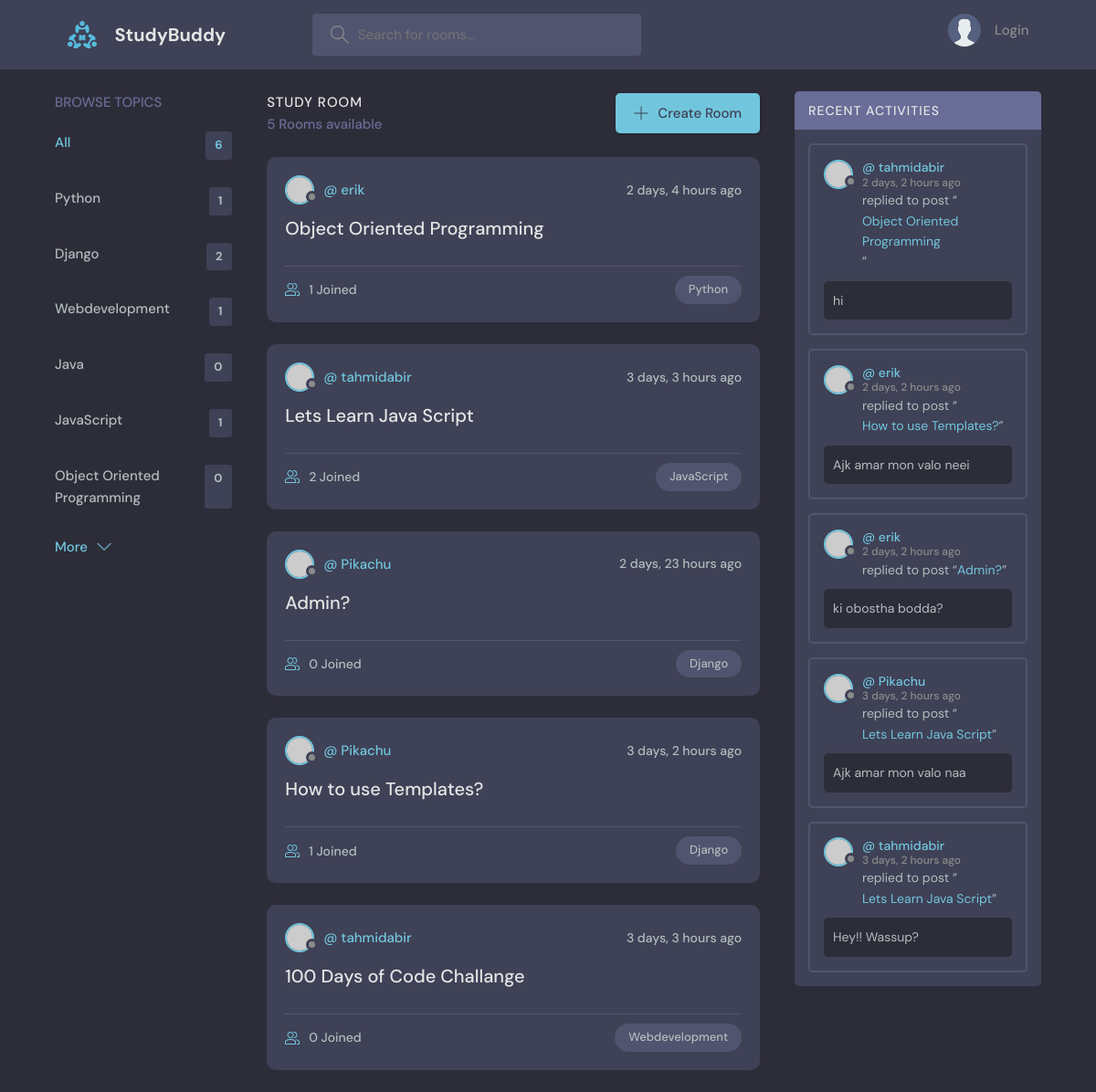
The app's page /, older data.
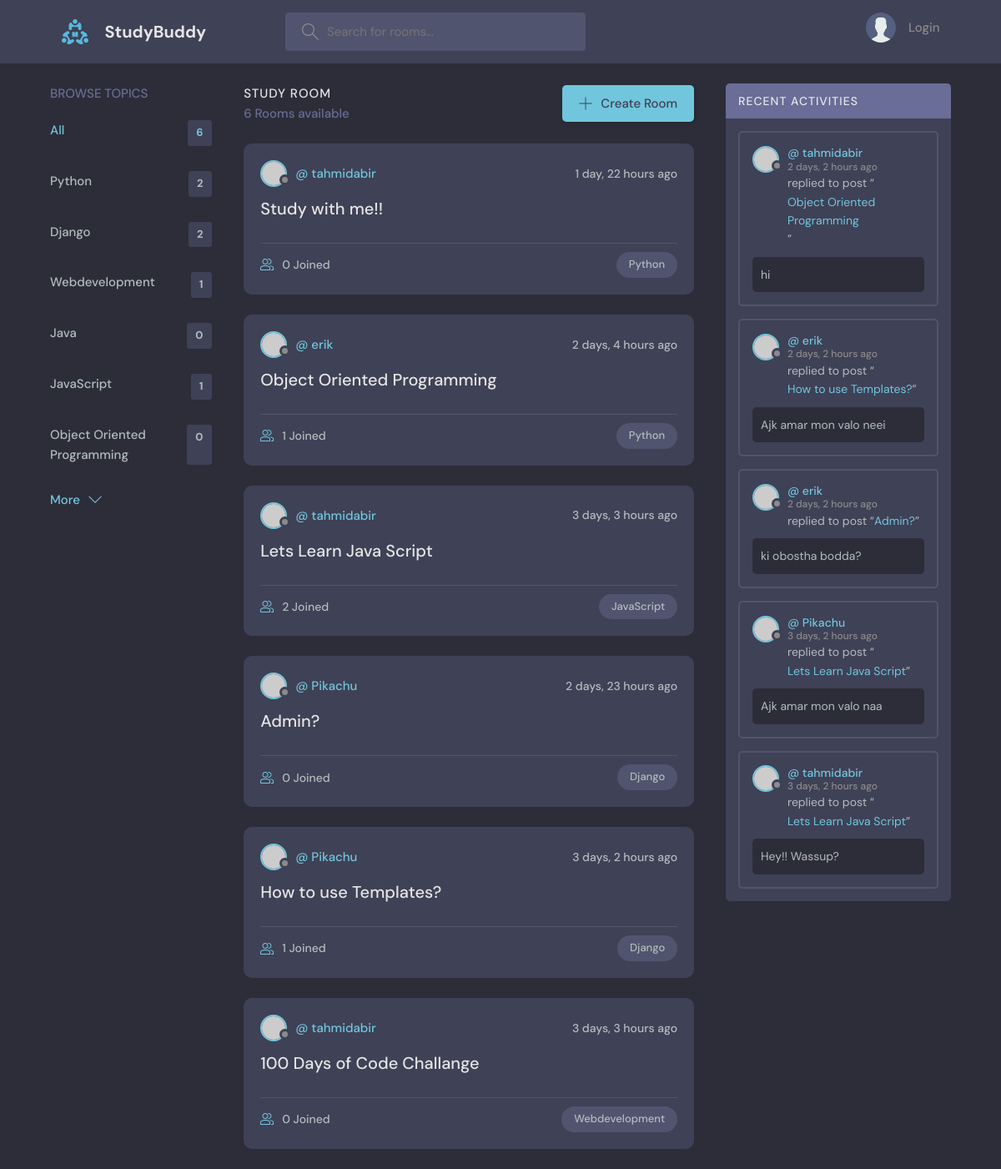
The same page, newer data.
### base/models.py (models this page shows, shortened)
class Topic(models.Model):
    name = models.CharField(max_length=200)

class Room(models.Model):
    host = models.ForeignKey(User, on_delete=models.SET_NULL,null=True)
    topic = models.ForeignKey(Topic, on_delete=models.SET_NULL,null=True)
    name = models.CharField(max_length=200)
    description = models.TextField(null=True, blank=True)
    participants=models.ManyToManyField(User,related_name='participants',blank=True)
    updated = models.DateTimeField(auto_now=True)  # auto_now updates everytime it got updated
    created = models.DateTimeField(auto_now_add=True)  # auto_mow_add only update once while updating
    class Meta:
        ordering = ['-updated','-created']

class Message(models.Model):
    user = models.ForeignKey(User, on_delete=models.CASCADE)
    room = models.ForeignKey(Room, on_delete=models.CASCADE)
    body = models.TextField()
    updated = models.DateTimeField(auto_now=True)
    created = models.DateTimeField(auto_now_add=True)
    class Meta:
        ordering = ['-updated','-created']

### base/views.py (the view)
# urls.py: path('', views.home, name='home'),
def home(request):
    q = request.GET.get('q') if request.GET.get('q')!=None else ''
    rooms = Room.objects.filter(
        Q(topic__name__icontains=q) |
        Q(name__icontains=q) |
        Q(description__icontains=q)
        )
    topics = Topic.objects.all()
    room_count = rooms.count()
    room_messages = Message.objects.filter(Q(room__topic__name__icontains=q))
    context={'rooms':rooms,'topics':topics,'room_count':room_count, 'room_messages':room_messages}
    return render(request,'base/home.html',context)

### base/templates/base/home.html (shortened to what this page needs)
{% extends 'main.html' %}
{% block content %}
    <main class="layout layout--3">
      <div class="container">
         {% include 'base/topics_component.html'%}
        <div class="roomList">
          <div class="roomList__header">
            <div>
              <h2>Study Room</h2>
              <p>{{room_count}} Rooms available</p>
            </div>
            <a class="btn btn--main" href="{% url 'create-room' %}">
              <svg version="1.1" xmlns="http://www.w3.org/2000/svg" width="32" height="32" viewBox="0 0 32 32">
                <title>add</title>
                <path
                  d="M16.943 0.943h-1.885v14.115h-14.115v1.885h14.115v14.115h1.885v-14.115h14.115v-1.885h-14.115v-14.115z"
                ></path>
              </svg>
              Create Room
            </a>
          </div>
{% include 'base/feed_component.html' %}
        </div>
     {% include 'base/activity_component.html' %}
      </div>
    </main>
{% endblock%}

### base/templates/base/topics_component.html
 <div class="topics">
          <div class="topics__header">
            <h2>Browse Topics</h2>
          </div>
          <ul class="topics__list">
            <li>
              <a href="{%url 'home' %}" class="active">All <span>{{topics.count}}</span></a>
            </li>
              {% for topic in topics %}
            <li>
              <a href="{% url 'home'%}?q={{topic.name}}">{{topic.name}} <span>{{topic.room_set.all.count}}</span></a>
            </li>
                 {% endfor %}
          </ul>
          <a class="btn btn--link" href="topics.html">
            More
            <svg version="1.1" xmlns="http://www.w3.org/2000/svg" width="32" height="32" viewBox="0 0 32 32">
              <title>chevron-down</title>
              <path d="M16 21l-13-13h-3l16 16 16-16h-3l-13 13z"></path>
            </svg>
          </a>
        </div>

### base/templates/base/feed_component.html (shortened to what this page needs)
    {% for room in rooms%}
     <div class="roomListRoom">
                <div class="roomListRoom__header">
                  <a href="{% url 'user-profile' room.host.id %}" class="roomListRoom__author">
                    <div class="avatar avatar--small">
                      <img src="https://randomuser.me/api/portraits/women/11.jpg" />
                    </div>
                    <span>@ {{room.host.username}}</span>
                  </a>
                  <div class="roomListRoom__actions">
                    <span>{{room.created|timesince}} ago </span>
                  </div>
                </div>
                <div class="roomListRoom__content">
                  <a href="{%url 'room' room.id %}">{{room.name}}</a>
                </div>
                <div class="roomListRoom__meta">
                  <a href="{%url 'room' room.id %}" class="roomListRoom__joined">
                    {{room.participants.all.count}} Joined
                  </a>
                  <p class="roomListRoom__topic">{{room.topic.name}}</p>
                </div>
              </div>
    {% endfor %}

### base/templates/base/activity_component.html (shortened to what this page needs)
        <div class="activities">
          <div class="activities__header">
            <h2>Recent Activities</h2>
          </div>
            {% for message in room_messages %}
          <div class="activities__box">
            <div class="activities__boxHeader roomListRoom__header">
              <a href="{% url 'user-profile' message.user.id %}" class="roomListRoom__author">
                <div class="avatar avatar--small">
                  <img src="https://randomuser.me/api/portraits/women/11.jpg" />
                </div>
                <p>
                  @ {{message.user}}
                  <span>{{message.created| timesince}} ago</span>
                </p>
              </a>
            </div>
            <div class="activities__boxContent">
              <p>replied to post “<a href="{%url 'room' message.room.id %}">{{message.room.name}}</a>”</p>
              <div class="activities__boxRoomContent">
                {{message.body}}
              </div>
            </div>
          </div>
            {% endfor%}
        </div>

Row changes from the older to the newer data that the page shows:
computed for Topic "Python": room_set.all.count "1" → "2"
added Room: host.username "tahmidabir", created "1 day, 22 hours", name "Study with me!!", participants.all.count "0", topic.name "Python"
Text that changed along with them:
{{ room_count }}: "5" → "6"
